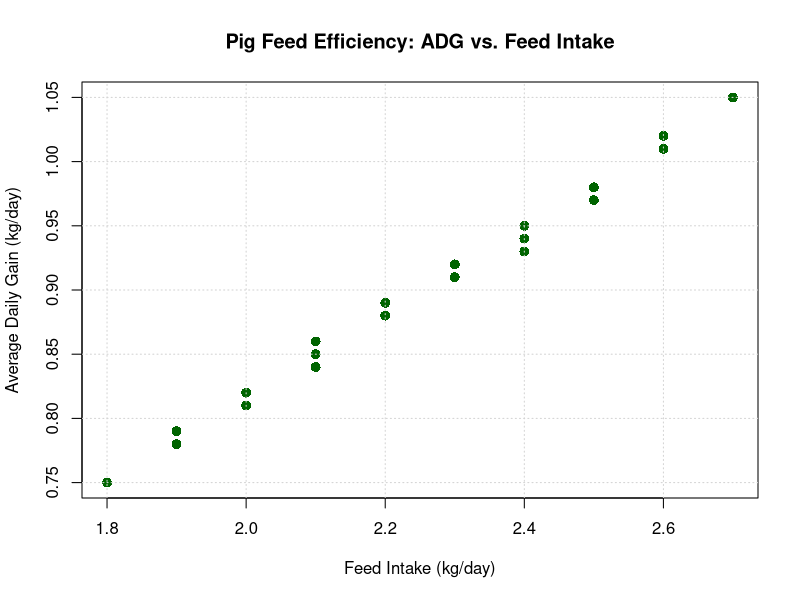
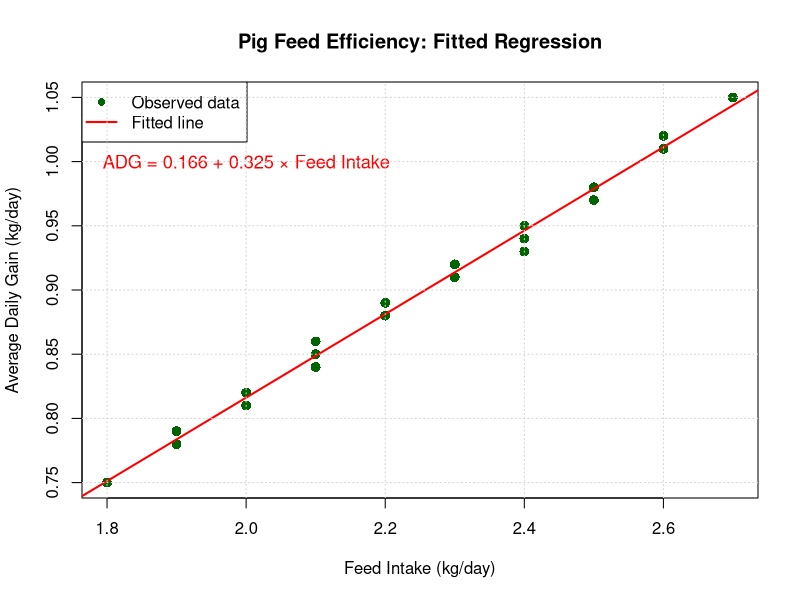

R code for these plots, in order:
## ---- chunk 1
#| label: ex4-load-data
#| message: false

# Load the data
pig_data <- read.csv("data/pig_feed_efficiency.csv")

# Display first few rows
head(pig_data, 10)

# Summary statistics
cat("Summary Statistics:\n")
cat("==================\n\n")
cat("Feed Intake (kg/day):\n")
cat("  Mean:", mean(pig_data$feed_intake_kg), "\n")
cat("  SD:  ", sd(pig_data$feed_intake_kg), "\n")
cat("  Range:", range(pig_data$feed_intake_kg), "\n\n")

cat("ADG (kg/day):\n")
cat("  Mean:", mean(pig_data$adg_kg_day), "\n")
cat("  SD:  ", sd(pig_data$adg_kg_day), "\n")
cat("  Range:", range(pig_data$adg_kg_day), "\n")
## ---- chunk 2
#| label: ex4-scatter
#| message: false
#| fig-width: 7
#| fig-height: 5

# Create scatter plot
plot(pig_data$feed_intake_kg, pig_data$adg_kg_day,
     pch = 16, col = "darkgreen", cex = 1.3,
     xlab = "Feed Intake (kg/day)",
     ylab = "Average Daily Gain (kg/day)",
     main = "Pig Feed Efficiency: ADG vs. Feed Intake")
grid()
## ---- chunk 3
#| label: ex4-manual
#| message: false

# Extract variables
x <- pig_data$feed_intake_kg
y <- pig_data$adg_kg_day
n <- length(x)

cat("Sample size:", n, "\n\n")

# Construct design matrix
X <- cbind(1, x)
cat("Design matrix X (first 5 rows):\n")
print(head(X, 5))

# Compute X'X
XtX <- t(X) %*% X
cat("\nX'X:\n")
print(XtX)

# Compute X'y
Xty <- t(X) %*% y
cat("\nX'y:\n")
print(Xty)

# Solve for b
b <- solve(XtX) %*% Xty
cat("\nCoefficients:\n")
cat("b0 (intercept):", b[1,1], "\n")
cat("b1 (slope):    ", b[2,1], "\n")

# Calculate fitted values
y_hat <- X %*% b

# Calculate residuals
e <- y - y_hat

# Calculate SSE
SSE <- sum(e^2)
cat("\nSSE:", SSE, "\n")
## ---- chunk 4
#| label: ex4-verify
#| message: false

# Fit with lm()
fit_pig <- lm(adg_kg_day ~ feed_intake_kg, data = pig_data)

cat("Comparison: Manual vs lm()\n")
cat("===========================\n")
cat("Intercept:\n")
cat("  Manual:", b[1,1], "\n")
cat("  lm():  ", coef(fit_pig)[1], "\n")
cat("\nSlope:\n")
cat("  Manual:", b[2,1], "\n")
cat("  lm():  ", coef(fit_pig)[2], "\n")

cat("\n\nFull lm() Summary:\n")
cat("==================\n")
summary(fit_pig)
## ---- chunk 5
#| label: ex4-viz
#| message: false
#| fig-width: 8
#| fig-height: 6

# Plot data and fitted line
plot(pig_data$feed_intake_kg, pig_data$adg_kg_day,
     pch = 16, col = "darkgreen", cex = 1.3,
     xlab = "Feed Intake (kg/day)",
     ylab = "Average Daily Gain (kg/day)",
     main = "Pig Feed Efficiency: Fitted Regression")

# Add regression line
abline(b[1,1], b[2,1], col = "red", lwd = 2)

# Add equation
eq_text <- paste0("ADG = ", round(b[1,1], 3), " + ",
                 round(b[2,1], 3), " × Feed Intake")
text(2.0, 1.0, eq_text, cex = 1.1, col = "red")

# Add legend
legend("topleft",
       legend = c("Observed data", "Fitted line"),
       col = c("darkgreen", "red"),
       pch = c(16, NA),
       lty = c(NA, 1),
       lwd = c(NA, 2))
grid()
## ---- chunk 6
#| label: ex4-interpret
#| message: false

b0 <- b[1,1]
b1 <- b[2,1]

cat("Biological Interpretation:\n")
cat("==========================\n\n")

cat("1. Slope interpretation:\n")
cat("   The slope b1 =", round(b1, 4), "means that for every additional\n")
cat("   1 kg/day of feed intake, ADG increases by", round(b1, 4), "kg/day.\n")
cat("   This is the feed conversion efficiency.\n\n")

cat("2. Sign of slope:\n")
cat("   The slope is POSITIVE (", round(b1, 4), "), which makes perfect\n")
cat("   biological sense: more feed → more growth.\n\n")

cat("3. Effect of +0.5 kg/day feed:\n")
increase <- 0.5 * b1
cat("   If feed intake increases by 0.5 kg/day, we expect ADG to\n")
cat("   increase by", round(increase, 4), "kg/day.\n\n")

cat("4. Feed needed for 1.0 kg/day ADG:\n")
target_adg <- 1.0
feed_needed <- (target_adg - b0) / b1
cat("   To achieve ADG = 1.0 kg/day:\n")
cat("   1.0 = b0 + b1 × Feed\n")
cat("   Feed = (1.0 - b0) / b1 =", round(feed_needed, 3), "kg/day\n")
## ---- chunk 7
#| label: challenge
#| message: false

# Load data
dairy <- read.csv("data/dairy_lactation.csv")

# Fit model
x <- dairy$days_in_milk
y <- dairy$milk_yield_kg
n <- length(x)

# Manual calculation
X <- cbind(1, x)
b <- solve(t(X) %*% X) %*% t(X) %*% y
y_hat <- X %*% b
e <- y - y_hat

# Calculate sum of squares
SSE <- sum(e^2)
SST <- sum((y - mean(y))^2)
R2 <- 1 - SSE/SST

cat("Model Results:\n")
cat("==============\n")
cat("Intercept:", b[1,1], "kg/day\n")
cat("Slope:    ", b[2,1], "kg/(day·DIM)\n\n")

cat("Sum of Squares:\n")
cat("  SSE (error):", round(SSE, 4), "\n")
cat("  SST (total):", round(SST, 4), "\n")
cat("  SSM (model):", round(SST - SSE, 4), "\n\n")

cat("R-squared:", round(R2, 4), "\n")
cat("This means", round(R2 * 100, 2), "% of the variation in milk yield\n")
cat("is explained by days in milk.\n")
